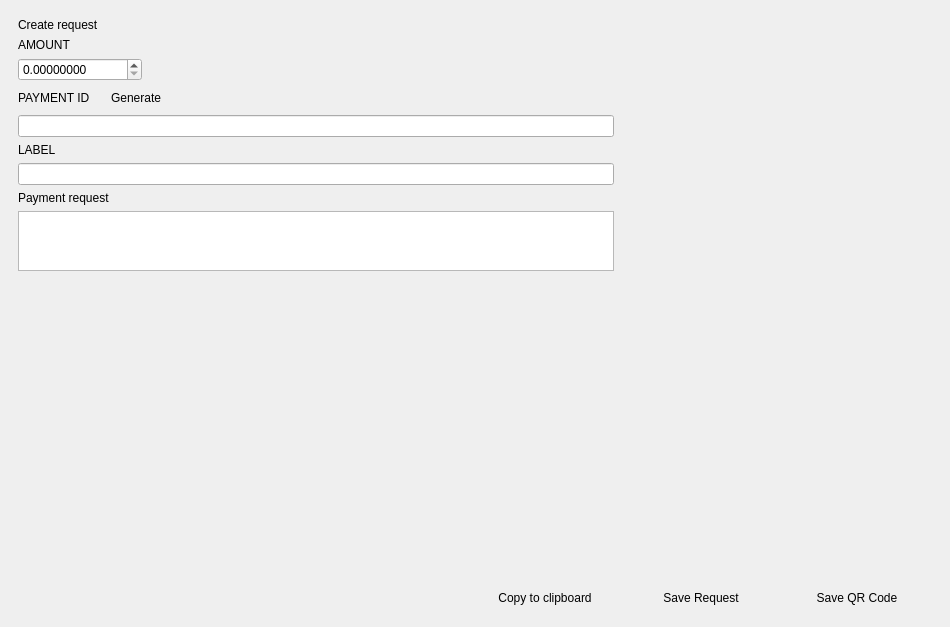
<?xml version="1.0" encoding="UTF-8"?>
<ui version="4.0">
 <class>ReceiveFrame</class>
 <widget class="QFrame" name="ReceiveFrame">
  <property name="geometry">
   <rect>
    <x>0</x>
    <y>0</y>
    <width>950</width>
    <height>627</height>
   </rect>
  </property>
  <property name="windowTitle">
   <string>Frame</string>
  </property>
  <property name="frameShape">
   <enum>QFrame::NoFrame</enum>
  </property>
  <property name="frameShadow">
   <enum>QFrame::Plain</enum>
  </property>
  <layout class="QVBoxLayout" name="verticalLayout">
   <property name="spacing">
    <number>0</number>
   </property>
   <property name="leftMargin">
    <number>0</number>
   </property>
   <property name="topMargin">
    <number>0</number>
   </property>
   <property name="rightMargin">
    <number>0</number>
   </property>
   <property name="bottomMargin">
    <number>0</number>
   </property>
   <item>
    <layout class="QHBoxLayout" name="horizontalLayout_4">
     <property name="topMargin">
      <number>9</number>
     </property>
     <property name="bottomMargin">
      <number>9</number>
     </property>
     <item>
      <widget class="QFrame" name="m_createRequestFrame">
       <property name="sizePolicy">
        <sizepolicy hsizetype="Expanding" vsizetype="Minimum">
         <horstretch>0</horstretch>
         <verstretch>0</verstretch>
        </sizepolicy>
       </property>
       <property name="font">
        <font>
         <weight>50</weight>
         <bold>false</bold>
        </font>
       </property>
       <layout class="QVBoxLayout" name="verticalLayout_5">
        <property name="leftMargin">
         <number>18</number>
        </property>
        <property name="rightMargin">
         <number>9</number>
        </property>
        <item>
         <widget class="WalletGui::WalletHeaderLabel" name="label">
          <property name="sizePolicy">
           <sizepolicy hsizetype="Preferred" vsizetype="Preferred">
            <horstretch>0</horstretch>
            <verstretch>0</verstretch>
           </sizepolicy>
          </property>
          <property name="minimumSize">
           <size>
            <width>0</width>
            <height>13</height>
           </size>
          </property>
          <property name="text">
           <string>Create request</string>
          </property>
          <property name="margin">
           <number>0</number>
          </property>
         </widget>
        </item>
        <item>
         <widget class="WalletGui::WalletNormalGrayTextLabel" name="amountLabel">
          <property name="text">
           <string>AMOUNT</string>
          </property>
         </widget>
        </item>
        <item>
         <layout class="QHBoxLayout" name="horizontalLayout_6">
          <property name="topMargin">
           <number>0</number>
          </property>
          <item>
           <widget class="QDoubleSpinBox" name="m_amountRequestSpinBox">
            <property name="decimals">
             <number>8</number>
            </property>
            <property name="maximum">
             <double>999999999.000000000000000</double>
            </property>
           </widget>
          </item>
          <item>
           <spacer name="horizontalSpacer_2">
            <property name="orientation">
             <enum>Qt::Horizontal</enum>
            </property>
            <property name="sizeHint" stdset="0">
             <size>
              <width>299</width>
              <height>20</height>
             </size>
            </property>
           </spacer>
          </item>
         </layout>
        </item>
        <item>
         <layout class="QHBoxLayout" name="horizontalLayout_3">
          <item>
           <widget class="WalletGui::WalletNormalGrayTextLabel" name="paymentIdLabel">
            <property name="sizePolicy">
             <sizepolicy hsizetype="Maximum" vsizetype="Preferred">
              <horstretch>0</horstretch>
              <verstretch>0</verstretch>
             </sizepolicy>
            </property>
            <property name="text">
             <string>PAYMENT ID</string>
            </property>
           </widget>
          </item>
          <item>
           <widget class="WalletGui::WalletNormalLinkLikeButton" name="m_generateIdButton">
            <property name="sizePolicy">
             <sizepolicy hsizetype="Preferred" vsizetype="Fixed">
              <horstretch>0</horstretch>
              <verstretch>0</verstretch>
             </sizepolicy>
            </property>
            <property name="minimumSize">
             <size>
              <width>80</width>
              <height>0</height>
             </size>
            </property>
            <property name="text">
             <string>Generate</string>
            </property>
            <property name="flat">
             <bool>true</bool>
            </property>
           </widget>
          </item>
          <item>
           <spacer name="horizontalSpacer_4">
            <property name="orientation">
             <enum>Qt::Horizontal</enum>
            </property>
            <property name="sizeHint" stdset="0">
             <size>
              <width>40</width>
              <height>20</height>
             </size>
            </property>
           </spacer>
          </item>
         </layout>
        </item>
        <item>
         <widget class="QLineEdit" name="m_paymentIdRequestEdit"/>
        </item>
        <item>
         <widget class="WalletGui::WalletNormalGrayTextLabel" name="labelLabel">
          <property name="text">
           <string>LABEL</string>
          </property>
         </widget>
        </item>
        <item>
         <widget class="QLineEdit" name="m_labelEdit">
          <property name="minimumSize">
           <size>
            <width>300</width>
            <height>0</height>
           </size>
          </property>
         </widget>
        </item>
        <item>
         <widget class="WalletGui::WalletHeaderLabel" name="label_2">
          <property name="sizePolicy">
           <sizepolicy hsizetype="Preferred" vsizetype="Preferred">
            <horstretch>0</horstretch>
            <verstretch>0</verstretch>
           </sizepolicy>
          </property>
          <property name="minimumSize">
           <size>
            <width>0</width>
            <height>13</height>
           </size>
          </property>
          <property name="baseSize">
           <size>
            <width>0</width>
            <height>13</height>
           </size>
          </property>
          <property name="text">
           <string>Payment request</string>
          </property>
          <property name="margin">
           <number>0</number>
          </property>
         </widget>
        </item>
        <item>
         <widget class="QTextEdit" name="m_requestTextEdit">
          <property name="sizePolicy">
           <sizepolicy hsizetype="Expanding" vsizetype="Preferred">
            <horstretch>0</horstretch>
            <verstretch>0</verstretch>
           </sizepolicy>
          </property>
          <property name="minimumSize">
           <size>
            <width>300</width>
            <height>25</height>
           </size>
          </property>
          <property name="maximumSize">
           <size>
            <width>16777215</width>
            <height>60</height>
           </size>
          </property>
          <property name="baseSize">
           <size>
            <width>0</width>
            <height>100</height>
           </size>
          </property>
          <property name="readOnly">
           <bool>false</bool>
          </property>
          <property name="acceptRichText">
           <bool>false</bool>
          </property>
         </widget>
        </item>
        <item>
         <spacer name="verticalSpacer_2">
          <property name="orientation">
           <enum>Qt::Vertical</enum>
          </property>
          <property name="sizeHint" stdset="0">
           <size>
            <width>20</width>
            <height>60</height>
           </size>
          </property>
         </spacer>
        </item>
       </layout>
      </widget>
     </item>
     <item>
      <layout class="QVBoxLayout" name="verticalLayout_4">
       <property name="leftMargin">
        <number>9</number>
       </property>
       <property name="topMargin">
        <number>9</number>
       </property>
       <property name="rightMargin">
        <number>18</number>
       </property>
       <property name="bottomMargin">
        <number>9</number>
       </property>
       <item>
        <layout class="QHBoxLayout" name="horizontalLayout_7">
         <property name="topMargin">
          <number>0</number>
         </property>
         <item>
          <widget class="WalletGui::QRLabel" name="m_qrCodeRequestLabel">
           <property name="sizePolicy">
            <sizepolicy hsizetype="Preferred" vsizetype="Preferred">
             <horstretch>0</horstretch>
             <verstretch>0</verstretch>
            </sizepolicy>
           </property>
           <property name="minimumSize">
            <size>
             <width>300</width>
             <height>300</height>
            </size>
           </property>
           <property name="text">
            <string/>
           </property>
          </widget>
         </item>
        </layout>
       </item>
       <item>
        <spacer name="verticalSpacer">
         <property name="orientation">
          <enum>Qt::Vertical</enum>
         </property>
         <property name="sizeHint" stdset="0">
          <size>
           <width>20</width>
           <height>40</height>
          </size>
         </property>
        </spacer>
       </item>
      </layout>
     </item>
    </layout>
   </item>
   <item>
    <widget class="QFrame" name="m_receiveFrameButtons">
     <layout class="QHBoxLayout" name="m_receiveFrameButtonsLayout">
      <property name="leftMargin">
       <number>18</number>
      </property>
      <property name="topMargin">
       <number>18</number>
      </property>
      <property name="rightMargin">
       <number>18</number>
      </property>
      <property name="bottomMargin">
       <number>18</number>
      </property>
      <item>
       <spacer name="horizontalSpacer">
        <property name="orientation">
         <enum>Qt::Horizontal</enum>
        </property>
        <property name="sizeHint" stdset="0">
         <size>
          <width>500</width>
          <height>20</height>
         </size>
        </property>
       </spacer>
      </item>
      <item>
       <widget class="WalletGui::WalletNormalBlueButton" name="m_copyToClipBoardButton">
        <property name="sizePolicy">
         <sizepolicy hsizetype="Preferred" vsizetype="Fixed">
          <horstretch>0</horstretch>
          <verstretch>0</verstretch>
         </sizepolicy>
        </property>
        <property name="minimumSize">
         <size>
          <width>150</width>
          <height>0</height>
         </size>
        </property>
        <property name="baseSize">
         <size>
          <width>150</width>
          <height>0</height>
         </size>
        </property>
        <property name="text">
         <string>Copy to clipboard</string>
        </property>
        <property name="flat">
         <bool>true</bool>
        </property>
       </widget>
      </item>
      <item>
       <widget class="WalletGui::WalletNormalBlueButton" name="m_saveRequestButton">
        <property name="sizePolicy">
         <sizepolicy hsizetype="Preferred" vsizetype="Fixed">
          <horstretch>0</horstretch>
          <verstretch>0</verstretch>
         </sizepolicy>
        </property>
        <property name="minimumSize">
         <size>
          <width>150</width>
          <height>0</height>
         </size>
        </property>
        <property name="baseSize">
         <size>
          <width>150</width>
          <height>0</height>
         </size>
        </property>
        <property name="text">
         <string>Save Request</string>
        </property>
        <property name="flat">
         <bool>true</bool>
        </property>
       </widget>
      </item>
      <item>
       <widget class="WalletGui::WalletNormalBlueButton" name="m_saveQrCodeButton">
        <property name="sizePolicy">
         <sizepolicy hsizetype="Preferred" vsizetype="Fixed">
          <horstretch>0</horstretch>
          <verstretch>0</verstretch>
         </sizepolicy>
        </property>
        <property name="minimumSize">
         <size>
          <width>150</width>
          <height>0</height>
         </size>
        </property>
        <property name="baseSize">
         <size>
          <width>150</width>
          <height>0</height>
         </size>
        </property>
        <property name="text">
         <string>Save QR Code</string>
        </property>
        <property name="flat">
         <bool>true</bool>
        </property>
       </widget>
      </item>
     </layout>
    </widget>
   </item>
  </layout>
 </widget>
 <customwidgets>
  <customwidget>
   <class>WalletGui::WalletNormalGrayTextLabel</class>
   <extends>QLabel</extends>
   <header>Gui/Common/WalletTextLabel.h</header>
  </customwidget>
  <customwidget>
   <class>WalletGui::QRLabel</class>
   <extends>QLabel</extends>
   <header>Gui/Common/QRLabel.h</header>
  </customwidget>
  <customwidget>
   <class>WalletGui::WalletNormalBlueButton</class>
   <extends>QPushButton</extends>
   <header>Gui/Common/WalletBlueButton.h</header>
  </customwidget>
  <customwidget>
   <class>WalletGui::WalletNormalLinkLikeButton</class>
   <extends>QPushButton</extends>
   <header>Gui/Common/WalletLinkLikeButton.h</header>
  </customwidget>
  <customwidget>
   <class>WalletGui::WalletHeaderLabel</class>
   <extends>QLabel</extends>
   <header>Gui/Common/WalletTextLabel.h</header>
  </customwidget>
 </customwidgets>
 <tabstops>
  <tabstop>m_amountRequestSpinBox</tabstop>
  <tabstop>m_paymentIdRequestEdit</tabstop>
  <tabstop>m_labelEdit</tabstop>
  <tabstop>m_requestTextEdit</tabstop>
  <tabstop>m_generateIdButton</tabstop>
  <tabstop>m_copyToClipBoardButton</tabstop>
  <tabstop>m_saveRequestButton</tabstop>
  <tabstop>m_saveQrCodeButton</tabstop>
 </tabstops>
 <resources/>
 <connections>
  <connection>
   <sender>m_amountRequestSpinBox</sender>
   <signal>editingFinished()</signal>
   <receiver>ReceiveFrame</receiver>
   <slot>generateRequest()</slot>
   <hints>
    <hint type="sourcelabel">
     <x>148</x>
     <y>43</y>
    </hint>
    <hint type="destinationlabel">
     <x>474</x>
     <y>313</y>
    </hint>
   </hints>
  </connection>
  <connection>
   <sender>m_paymentIdRequestEdit</sender>
   <signal>editingFinished()</signal>
   <receiver>ReceiveFrame</receiver>
   <slot>generateRequest()</slot>
   <hints>
    <hint type="sourcelabel">
     <x>464</x>
     <y>71</y>
    </hint>
    <hint type="destinationlabel">
     <x>474</x>
     <y>313</y>
    </hint>
   </hints>
  </connection>
  <connection>
   <sender>m_saveQrCodeButton</sender>
   <signal>clicked()</signal>
   <receiver>ReceiveFrame</receiver>
   <slot>saveQrCode()</slot>
   <hints>
    <hint type="sourcelabel">
     <x>856</x>
     <y>597</y>
    </hint>
    <hint type="destinationlabel">
     <x>474</x>
     <y>313</y>
    </hint>
   </hints>
  </connection>
  <connection>
   <sender>m_saveRequestButton</sender>
   <signal>clicked()</signal>
   <receiver>ReceiveFrame</receiver>
   <slot>saveRequest()</slot>
   <hints>
    <hint type="sourcelabel">
     <x>700</x>
     <y>597</y>
    </hint>
    <hint type="destinationlabel">
     <x>474</x>
     <y>313</y>
    </hint>
   </hints>
  </connection>
  <connection>
   <sender>m_copyToClipBoardButton</sender>
   <signal>clicked()</signal>
   <receiver>ReceiveFrame</receiver>
   <slot>copyRequest()</slot>
   <hints>
    <hint type="sourcelabel">
     <x>544</x>
     <y>597</y>
    </hint>
    <hint type="destinationlabel">
     <x>474</x>
     <y>313</y>
    </hint>
   </hints>
  </connection>
  <connection>
   <sender>m_generateIdButton</sender>
   <signal>clicked()</signal>
   <receiver>ReceiveFrame</receiver>
   <slot>generatePaymentIdClicked()</slot>
   <hints>
    <hint type="sourcelabel">
     <x>890</x>
     <y>83</y>
    </hint>
    <hint type="destinationlabel">
     <x>474</x>
     <y>313</y>
    </hint>
   </hints>
  </connection>
 </connections>
</ui>
